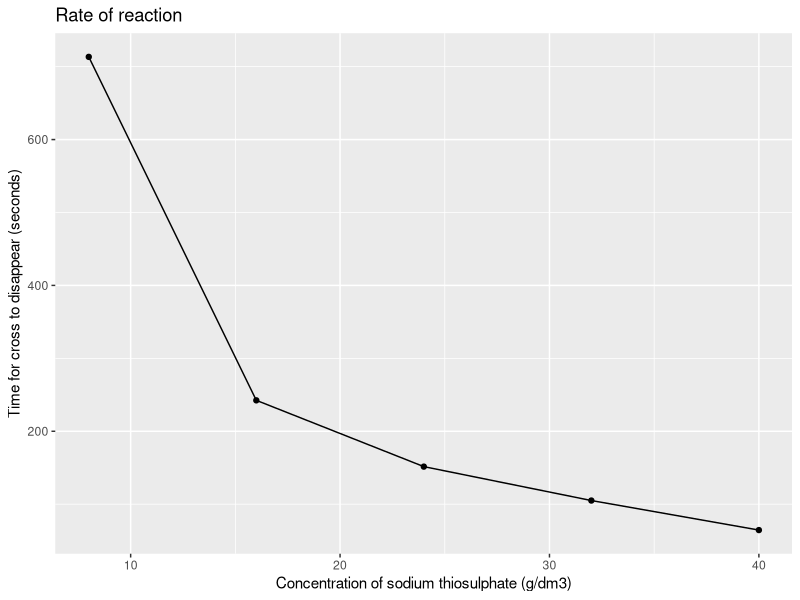

Recreate this plot in R.
## ---- chunk 1
knitr::opts_chunk$set(echo = TRUE)
library(tidyverse)
## ---- chunk 2
c8 <- c(810, 545, 756, 720, 736)
mean(c8)
c16 <- c(219, 229, 325, 210, 229)
mean(c16)
c24 <- c(127, 198, 146, 135)
mean(c24)
c32 <- c(97, 99, 109, 80, 140)
mean(c32)
c40<- c(60, 66, 70, 62)
mean(c40)
## ---- chunk 3
x <- c(8,16,24,32,40)
y <- c(mean(c8), mean(c16), mean(c24), mean(c32), mean(c40))

mydata <- tibble(x, y)

ggplot (mydata, aes(x,y)) +
  geom_point () +
  geom_line() +
  ylab ("Time for cross to disappear (seconds)") +
  xlab ("Concentration of sodium thiosulphate (g/dm3)") +
  ggtitle ("Rate of reaction")
## ---- chunk 4

## ---- chunk 5

## ---- chunk 6
cat ("Q1 Describe how concentration affects the rate of reaction")
cat ("Q2 Explain your answer to Q1 by referring to the shape of your graph")
cat ("Q3 If the rate of reaction doubled, what would happen to the time taken for the cross to disappear")
cat ("Q4 Describe a possible source of error")
cat ("Q5 Suggest a way of reducing the error")
cat ("Q6 How do you use R to calculate the mean?")
cat ("Q7 How do you use R to write the title?")
